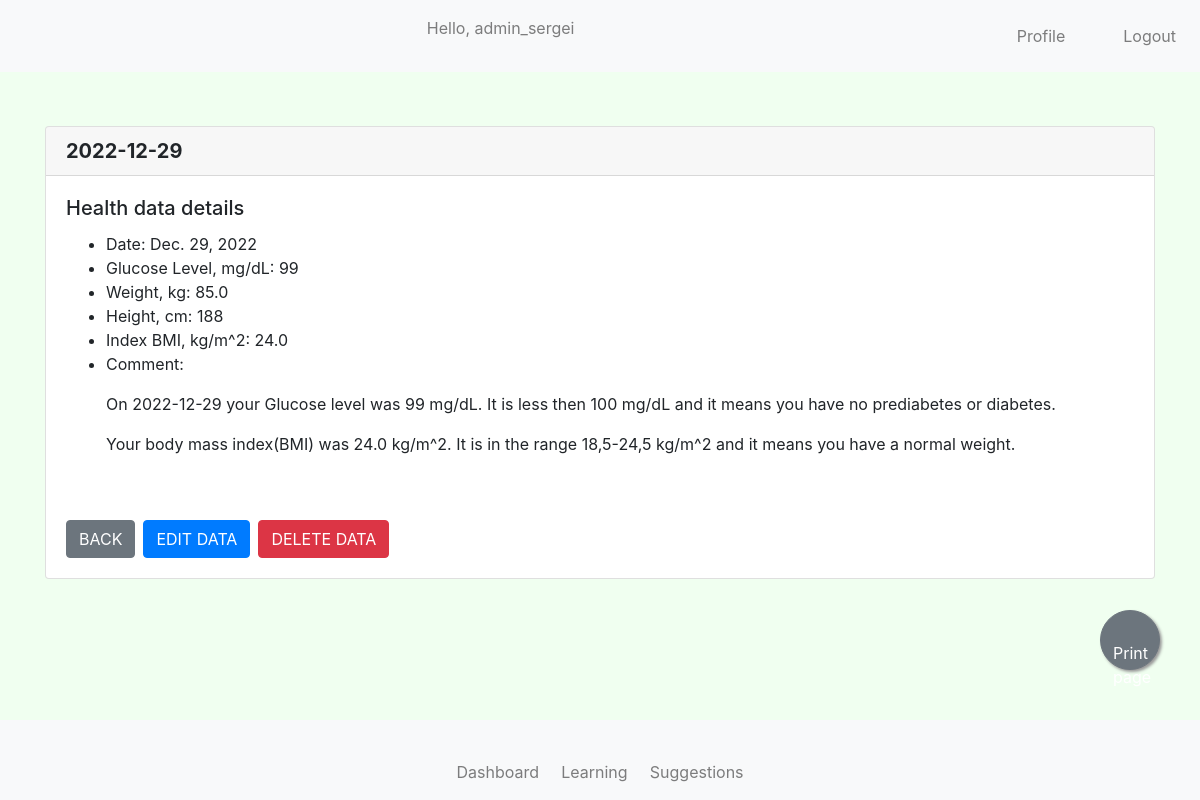
Screenshot of /dashboard/show-health-data/20 (signed in) with the database file from the repository.
### dashboard/models.py (models this page shows, shortened)
class HealthData(models.Model):
    user = models.ForeignKey(User, on_delete=models.CASCADE)
    weight = models.FloatField()
    gl_level = models.IntegerField()
    height = models.IntegerField(default=180)
    day = models.DateField(default=now,editable=True)
    def bmi_calculate(self):
        return round(self.weight/((self.height/100)**2), 1)
    bmi = property(bmi_calculate)
    def __str__(self):
        return str(self.day)
    class Meta:
        verbose_name_plural = 'Health Data'

### dashboard/views.py (the view)
# urls.py: path('show-health-data/<data_id>', views.show_health_data, name='show-health-data'),
def show_health_data(request, data_id):
    data = HealthData.objects.filter(user=request.user).get(pk=data_id)
    gl_comment = ""
    bmi_comment = ""
    if data.day < datetime.date.today():
        time = 'was'
    if data.day == datetime.date.today():
        time = 'is'
    if data.gl_level < 100:
        gl_comment = f"On {data.day} your Glucose level {time} {data.gl_level} mg/dL. It is less then 100 mg/dL and it means you have no prediabetes or diabetes."
    if data.gl_level >= 101 and data.gl_level < 125:
        gl_comment = f"On {data.day} your Glucose level {time} {data.gl_level} mg/dL. It exceeds 100 mg/dL and it means you have prediabetes."
    if data.gl_level > 126:
        gl_comment = f"On {data.day} your Glucose level {time} {data.gl_level} mg/dL. It exceeds 125 mg/dL and it means you have diabetes. Please visit your doctor for consultation."
    if data.bmi < 18.5:
        bmi_comment = f"Your body mass index(BMI) {time} {data.bmi}  kg/m^2. It is less then 18,5 kg/m^2 and it means you have underweight."
    if data.bmi >= 18.5 and data.bmi <=24.9:
        bmi_comment = f"Your body mass index(BMI) {time} {data.bmi} kg/m^2. It is in the range 18,5-24,5 kg/m^2 and it means you have a normal weight."
    if data.bmi >= 25 and data.bmi <=29.9:
        bmi_comment = f"Your body mass index(BMI) {time} {data.bmi} kg/m^2. It is in the range 25-29,9 kg/m^2 and it means, you have overweight."
    if data.bmi >= 30 and data.bmi <=34.9:
        bmi_comment = f"Your body mass index(BMI) {time} {data.bmi} kg/m^2. It is in the range 30-34,9 kg/m^2 and it means, you have obesity."
    if data.bmi > 35:
        bmi_comment = f"\nYour body mass index(BMI) {time} {data.bmi} kg/m^2. It exceeds 35 kg/m^2 and it means, you have extremely obesity."
    return render(request, 'dashboard/show_data.html', {
                      "data": data,
                      "gl_com": gl_comment,
                      "bmi_com": bmi_comment,
                  })

### templates/dashboard/show_data.html
{% extends 'base/base.html' %}
{% block content %}
    <br/><br/>
    <div class="card">
          <h5 class="card-header"> <strong>{{data}}</strong></h5>
          <div class="card-body">
            <h5 class="card-title">Health data details</h5>
            <div>
                <ul>
                    <li>Date: {{ data.day}}</li>
                    <li>Glucose Level, mg/dL: {{ data.gl_level}}</li>
                    <li>Weight, kg: {{ data.weight}}</li>
                    <li>Height, cm: {{ data.height}}</li>
                    <li>Index BMI, kg/m^2: {{ data.bmi}}</li>
                    <li><p>Comment:</p>
                        <p>{{gl_com}}</p>
                        <p>{{bmi_com}}</p>
                    </li>
                 </ul>
            </div>
            <br/><br/>
            <div class="btn-toolbar" role="toolbar" aria-label="Toolbar with button groups">
                <div class="btn-group mr-2" role="group" aria-label="First group">
                    <a href="{%  url 'user:users-home' %}" class="btn btn-secondary" >BACK</a>
                </div>
                <div class="btn-group mr-2" role="group" aria-label="Second group">
                    <a href="{%  url 'dashboard:edit-health-data' data.id %}" class="btn btn-primary">EDIT DATA</a>
                </div>
                <div class="btn-group mr-2" role="group" aria-label="Third group">
                    <a href="{%  url 'dashboard:del-health-data' data.id %}" class="btn btn-danger">DELETE DATA</a>
                </div>
            </div>
    </div>
{% endblock %}

### templates/base/base.html (shortened to what this page needs)
<!doctype html>
{% load static %}
<html lang="en">
  <head>
    <link rel="stylesheet" href="https://cdn.jsdelivr.net/npm/bootstrap@4.5.3/dist/css/bootstrap.min.css">
    <link rel="stylesheet" type="text/css" href="{% static 'css/style.css' %}">
    <link href="{% static 'fontawesomefree/css/fontawesome.css' %}" rel="stylesheet" type="text/css">
    <link href="{% static 'fontawesomefree/css/brands.css' %}" rel="stylesheet" type="text/css">
    <link href="{% static 'fontawesomefree/css/solid.css' %}" rel="stylesheet" type="text/css">
  </head>
    <body style="
    background-position: center center;
    background-repeat: no-repeat;
    background-attachment: fixed;
    background-size: cover;
    background-color: honeydew;
    ">
       <nav class="navbar navbar-expand-lg navbar-light bg-light fixed-top">
            <div class="collapse navbar-collapse" id="navbarCollapse">
                 <div class="navbar-nav ml-auto" >
                    {% if user.is_authenticated %}
                         <p id="hello-msg" class="nav-item nav-link">Hello, {{ request.user }} &nbsp;&nbsp;&nbsp;</p>
                    {% endif %}
                 </div>
                 <div class="navbar-nav ml-auto">
                    {% if user.is_authenticated %}
                        <a href="{% url 'user:users-profile' %}" class="nav-item nav-link"><i class="far fa-address-card"></i>&nbsp;&nbsp;Profile &emsp;</a>
                        <a href="{% url 'user:logout' %}" class="nav-item nav-link"> <i class="fas fa-sign-out-alt"></i>&nbsp;&nbsp;Logout</a>
                    {% else %}
                         <a href="{% url 'user:login' %}" class="nav-item nav-link"><i class="fas fa-sign-in-alt"></i>&nbsp;&nbsp;Sign in</a>
                    {% endif %}
                </div>
            </div>
        </nav>
        <br><br>
    <div class="container">
        {% block content %}
        {% endblock %}
    </div>
    <br/>
      <nav class="navbar navbar-expand-lg navbar-light bg-light fixed-bottom py-6 ">
          <div class="container-fluid">
              <ul class="navbar-nav mx-auto text-center nav-justified">
                  {% if user.is_authenticated %}
                  <li class="nav-item">
                      <a class="nav-link" href="{% url 'user:users-home' %}"><i class="fas fa-home"></i>Dashboard</a>
                  </li>
                  <li class="nav-item">
                      <a class="nav-link" href="{% url 'learning:list-cards' %}">
                          <i class="fa-solid fa-graduation-cap"></i><br>Learning</a>
                  </li>
                  <li class="nav-item" >
                    <a class="nav-link" href="{% url 'suggestions:get-health-answers' %}">
                      <i class="fa-solid fa-comment-medical"></i><br>Suggestions</a>
                  </li>
                  <a  class="btn btn-secondary" style="position:fixed;
                  width:60px;
                  height:60px;
                  bottom:130px;
                  right:40px;
                  border-radius:50px;
                  text-align:center;
                  box-shadow: 2px 2px 3px #999;"
                  onclick="window.print()" target="_blank"><i class="fa-solid fa-print"></i>Print page</a>
                  {% endif %}
              </ul>
          </div>
      </nav>
  </body>
</html>

### static/css/style.css (style rules this page uses)
body { padding-top: 30px; padding-bottom: 70px; }
nav { position:fixed; max-height: 100px; }

### rows the page displays
HealthData: day "2022-12-29", day "Dec. 29, 2022", gl_level "99", weight "85.0", height "188", bmi "24.0"

### other values shown
{{ request.user }} "admin_sergei"
{{ gl_com }} "On 2022-12-29 your Glucose level was 99 mg/dL. It is less then 100 mg/dL and it means you have no prediabetes or diabetes."
{{ bmi_com }} "Your body mass index(BMI) was 24.0 kg/m^2. It is in the range 18,5-24,5 kg/m^2 and it means you have a normal weight."
